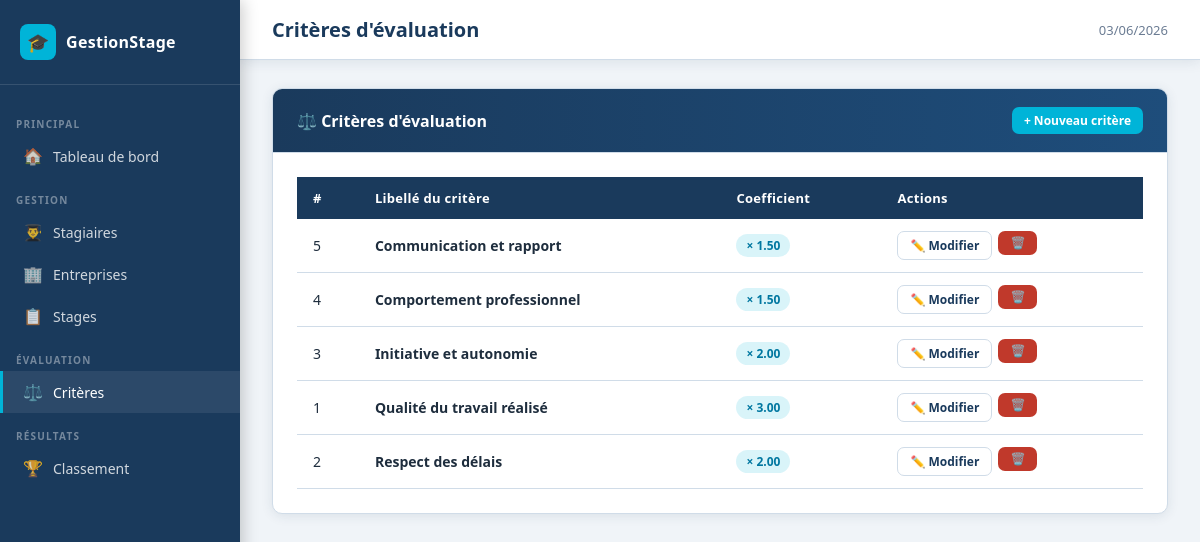
The app's page /public?controller=critere&action=index with its own data.
### tables this page shows
CREATE TABLE IF NOT EXISTS critere_evaluation (
    id_critere      INT AUTO_INCREMENT PRIMARY KEY,
    libelle_critere VARCHAR(150) NOT NULL,
    coefficient     DECIMAL(5,2) NOT NULL DEFAULT 1.00,
     
    CONSTRAINT chk_coefficient CHECK (coefficient >= 0)
);

### core/Controller.php (called while the page is built, shortened)
<?php
abstract class Controller
{
    protected function render(string $view, array $data = [], string $title = APP_NAME): void
    {
        extract($data);
        $viewPath   = VIEWS_PATH . '/' . $view . '.php';
        require $viewPath;
    }
}

### app/controllers/CritereController.php (called while the page is built, shortened)
<?php
class CritereController extends Controller
{
    private CritereModel $model;
    public function __construct()
    {
        $this->model = new CritereModel();
    }
    public function index(): void
    {
        $criteres = $this->model->getAll();
        $this->render('criteres/index', ['criteres' => $criteres], 'Critères d\'évaluation');
    }
}

### core/Router.php (called while the page is built, shortened)
<?php
class Router
{
    public static function dispatch(): void
    {
        $action         = $_GET['action']     ?? 'index';
        $controller = new $className();
        $controller->$action();
    }
}

### public/index.php (called while the page is built, shortened)
<?php
require_once ROOT_PATH . '/config/database.php';
require_once ROOT_PATH . '/core/autoload.php';
Router::dispatch();

### core/autoload.php (called while the page is built, shortened)
<?php
spl_autoload_register(function (string $className): void {
    $dirs = [
        ROOT_PATH . '/core/',
        ROOT_PATH . '/app/models/',
        ROOT_PATH . '/app/controllers/',
    ];
    foreach ($dirs as $dir) {
        $file = $dir . $className . '.php';
        if (file_exists($file)) {
            return;
        }
    }
});

### core/Database.php (called while the page is built)
<?php
class Database
{
    private static ?Database $instance = null;
    private PDO $pdo;
    private function __construct()
    {
        $dsn = "mysql:host=" . DB_HOST
             . ";port=" . DB_PORT
             . ";dbname=" . DB_NAME
             . ";charset=" . DB_CHARSET;
        $options = [
            PDO::ATTR_ERRMODE            => PDO::ERRMODE_EXCEPTION,
            PDO::ATTR_DEFAULT_FETCH_MODE => PDO::FETCH_ASSOC,
            PDO::ATTR_EMULATE_PREPARES   => false,
        ];
        try {
            $this->pdo = new PDO($dsn, DB_USER, DB_PASS, $options);
        } catch (PDOException $e) {
            die("Erreur de connexion à la base de données : " . $e->getMessage());
        }
    }
    public static function getInstance(): Database
    {
        if (self::$instance === null) {
            self::$instance = new Database();
        }
        return self::$instance;
    }
    public function getPdo(): PDO
    {
        return $this->pdo;
    }
}

### core/Model.php (called while the page is built, shortened)
<?php
abstract class Model
{
    public function __construct()
    {
        $this->db = Database::getInstance()->getPdo();
    }
}

### app/models/CritereModel.php (called while the page is built, shortened)
<?php
class CritereModel extends Model
{
    private string $table = 'critere_evaluation';
    public function getAll(): array
    {
        $stmt = $this->db->query("SELECT * FROM {$this->table} ORDER BY libelle_critere");
        return $stmt->fetchAll();
    }
}

### app/views/criteres/index.php (the view, shortened to what this page needs)
<div class="card">
    <div class="card-header">
        <h2>⚖️ Critères d'évaluation</h2>
        <a href="<?= BASE_URL ?>?controller=critere&action=create" class="btn btn-accent btn-sm">
            + Nouveau critère
        </a>
    </div>
    <div class="card-body">
        <?php if (empty($criteres)): ?>
            <div class="alert alert-info">
                Aucun critère défini. <a href="<?= BASE_URL ?>?controller=critere&action=create">Ajouter le premier critère</a>.
            </div>
        <?php else: ?>
            <div class="table-wrap">
                <table>
                    <thead>
                        <tr>
                            <th>#</th>
                            <th>Libellé du critère</th>
                            <th>Coefficient</th>
                            <th>Actions</th>
                        </tr>
                    </thead>
                    <tbody>
                        <?php foreach ($criteres as $c): ?>
                            <tr>
                                <td><?= $c['id_critere'] ?></td>
                                <td><strong><?= htmlspecialchars($c['libelle_critere']) ?></strong></td>
                                <td>
                                    <span class="badge badge-accent">× <?= $c['coefficient'] ?></span>
                                </td>
                                <td>
                                    <div class="actions">
                                        <a href="<?= BASE_URL ?>?controller=critere&action=edit&id=<?= $c['id_critere'] ?>"
                                           class="btn btn-outline btn-sm">✏️ Modifier</a>
                                        <form method="POST"
                                              action="<?= BASE_URL ?>?controller=critere&action=delete&id=<?= $c['id_critere'] ?>"
                                              onsubmit="return confirm('Supprimer ce critère ?')">
                                            <button type="submit" class="btn btn-danger btn-sm">🗑️</button>
                                        </form>
                                    </div>
                                </td>
                            </tr>
                        <?php endforeach; ?>
                    </tbody>
                </table>
            </div>
        <?php endif; ?>
    </div>
</div>

### public/css/style.css (style rules this page uses)
:root { --primary: #1a3a5c; --primary-dark: #0f2540; --accent: #00b4d8; --accent-dark: #0096c7; --success: #2d9b6f; --danger: #c0392b; --warning: #e67e22; --bg: #f0f4f8; --surface: #ffffff; --text: #1e2d3d; --text-muted: #6b7c93; --border: #d0dce8; --sidebar-w: 240px; --shadow: 0 2px 12px rgba(26,58,92,.1); --radius: 10px; }
*, *::before, *::after { box-sizing: border-box; margin: 0; padding: 0; }
body { font-family: 'Segoe UI', 'Noto Sans', sans-serif; background: var(--bg); color: var(--text); display: flex; min-height: 100vh; }
a { color: var(--accent-dark); text-decoration: none; }
.card { background: var(--surface); border-radius: var(--radius); box-shadow: var(--shadow); border: 1px solid var(--border); overflow: hidden; }
.card-header { padding: 18px 24px; border-bottom: 1px solid var(--border); display: flex; align-items: center; justify-content: space-between; background: linear-gradient(to right, var(--primary) 0%, #1e4d7b 100%); color: white; }
.card-header h2 { font-size: 16px; font-weight: 600; }
.card-body { padding: 24px; }
.table-wrap { overflow-x: auto; }
table { width: 100%; border-collapse: collapse; font-size: 14px; }
thead th { background: var(--primary); color: white; padding: 12px 16px; text-align: left; font-weight: 600; font-size: 13px; letter-spacing: .3px; }
tbody tr { border-bottom: 1px solid var(--border); transition: background .15s; }
tbody td { padding: 12px 16px; vertical-align: middle; }
.badge { display: inline-flex; align-items: center; padding: 3px 10px; border-radius: 20px; font-size: 12px; font-weight: 600; }
.badge-accent { background: rgba(0,180,216,.15); color: #0077a0; }
.btn { display: inline-flex; align-items: center; gap: 6px; padding: 9px 18px; border-radius: 7px; font-size: 13px; font-weight: 600; border: none; cursor: pointer; transition: all .2s; text-decoration: none; }
.btn-accent { background: var(--accent); color: white; }
.btn-danger { background: var(--danger); color: white; }
.btn-outline { background: transparent; color: var(--primary); border: 1.5px solid var(--border); }
.btn-sm { padding: 5px 12px; font-size: 12px; }
.actions { display: flex; gap: 6px; flex-wrap: wrap; }

### records on screen
critere_evaluation: id_critere "5", libelle_critere "Communication et rapport", coefficient "1.50"
critere_evaluation: id_critere "4", libelle_critere "Comportement professionnel", coefficient "1.50"
critere_evaluation: id_critere "3", libelle_critere "Initiative et autonomie", coefficient "2.00"
critere_evaluation: id_critere "1", libelle_critere "Qualité du travail réalisé", coefficient "3.00"
critere_evaluation: id_critere "2", libelle_critere "Respect des délais", coefficient "2.00"

### other values on screen
$title "Critères d'évaluation"
